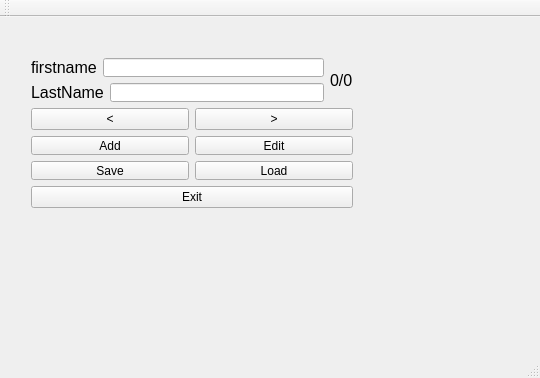
<?xml version="1.0" encoding="UTF-8"?>
<ui version="4.0">
 <class>Third</class>
 <widget class="QMainWindow" name="Third">
  <property name="geometry">
   <rect>
    <x>0</x>
    <y>0</y>
    <width>540</width>
    <height>378</height>
   </rect>
  </property>
  <property name="windowTitle">
   <string>Third</string>
  </property>
  <widget class="QWidget" name="centralWidget">
   <widget class="QWidget" name="verticalLayoutWidget">
    <property name="geometry">
     <rect>
      <x>20</x>
      <y>30</y>
      <width>344</width>
      <height>172</height>
     </rect>
    </property>
    <layout class="QVBoxLayout" name="verticalLayout_7">
     <item>
      <layout class="QHBoxLayout" name="horizontalLayout_8">
       <item>
        <layout class="QVBoxLayout" name="verticalLayout_8">
         <item>
          <layout class="QHBoxLayout" name="horizontalLayout_2">
           <item>
            <widget class="QLabel" name="label_last_name">
             <property name="font">
              <font>
               <pointsize>12</pointsize>
              </font>
             </property>
             <property name="text">
              <string>firstname</string>
             </property>
            </widget>
           </item>
           <item>
            <widget class="QLineEdit" name="lineEdit"/>
           </item>
          </layout>
         </item>
         <item>
          <layout class="QHBoxLayout" name="horizontalLayout_3">
           <item>
            <widget class="QLabel" name="label_first_name">
             <property name="font">
              <font>
               <pointsize>12</pointsize>
              </font>
             </property>
             <property name="text">
              <string>LastName</string>
             </property>
            </widget>
           </item>
           <item>
            <widget class="QLineEdit" name="lineEdit_2"/>
           </item>
          </layout>
         </item>
        </layout>
       </item>
       <item>
        <widget class="QLabel" name="label">
         <property name="font">
          <font>
           <pointsize>12</pointsize>
          </font>
         </property>
         <property name="text">
          <string>0/0</string>
         </property>
        </widget>
       </item>
      </layout>
     </item>
     <item>
      <layout class="QHBoxLayout" name="horizontalLayout_7">
       <item>
        <widget class="QPushButton" name="button_back">
         <property name="text">
          <string>&lt;</string>
         </property>
        </widget>
       </item>
       <item>
        <widget class="QPushButton" name="button_next">
         <property name="text">
          <string>&gt;</string>
         </property>
        </widget>
       </item>
      </layout>
     </item>
     <item>
      <layout class="QGridLayout" name="gridLayout">
       <item row="0" column="1">
        <widget class="QPushButton" name="button_edit">
         <property name="text">
          <string>Edit</string>
         </property>
        </widget>
       </item>
       <item row="1" column="0">
        <widget class="QPushButton" name="button_save">
         <property name="text">
          <string>Save</string>
         </property>
        </widget>
       </item>
       <item row="1" column="1">
        <widget class="QPushButton" name="button_load">
         <property name="text">
          <string>Load</string>
         </property>
        </widget>
       </item>
       <item row="0" column="0">
        <widget class="QPushButton" name="button_add">
         <property name="text">
          <string>Add</string>
         </property>
        </widget>
       </item>
      </layout>
     </item>
     <item>
      <widget class="QPushButton" name="button_exit">
       <property name="text">
        <string>Exit</string>
       </property>
      </widget>
     </item>
    </layout>
   </widget>
  </widget>
  <widget class="QMenuBar" name="menuBar">
   <property name="geometry">
    <rect>
     <x>0</x>
     <y>0</y>
     <width>540</width>
     <height>20</height>
    </rect>
   </property>
  </widget>
  <widget class="QToolBar" name="mainToolBar">
   <attribute name="toolBarArea">
    <enum>TopToolBarArea</enum>
   </attribute>
   <attribute name="toolBarBreak">
    <bool>false</bool>
   </attribute>
  </widget>
  <widget class="QStatusBar" name="statusBar"/>
 </widget>
 <layoutdefault spacing="6" margin="11"/>
 <resources/>
 <connections>
  <connection>
   <sender>button_exit</sender>
   <signal>clicked()</signal>
   <receiver>Third</receiver>
   <slot>close()</slot>
   <hints>
    <hint type="sourcelabel">
     <x>191</x>
     <y>227</y>
    </hint>
    <hint type="destinationlabel">
     <x>269</x>
     <y>188</y>
    </hint>
   </hints>
  </connection>
 </connections>
</ui>
